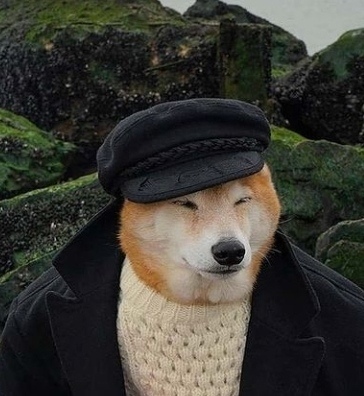
//> input picture Dataset/image-05.jpg, 364 x 396 px
$ ./03-Sharpen   (built with g++ and OpenCV 4)
//> lines starting //> are read from the running program, lines starting //| are printed output that depends on the picture
/*!
 * @brief Sharpening Image
 * @author Sagar Sutar
 * @link https://docs.opencv.org/3.4/d7/d37/tutorial_mat_mask_operations.html
 *
 * Image Sharpening done in two ways
 * - Using Sharpening formula on each pixel
 * - Using a Kernel over the images
 */

#include <opencv2/core.hpp>
#include <opencv2/highgui.hpp>
#include <opencv2/imgproc.hpp>
#include <iostream>

void Sharpen(const cv::Mat &img, cv::Mat &result);

int main()
{
    std::string imgPath("../Dataset/image-05.jpg");
    cv::Mat img, dst0, dst1;
    img = cv::imread(imgPath, cv::ImreadModes::IMREAD_COLOR);
//> img is the input picture: 396 rows x 364 cols, CV_8UC3; mean B, G, R 52.8, 59.6, 60.7

    if (img.empty())
    {
        std::cout << "Failed to open image. Try another one. " << std::endl;
        return -1;
    }
    cv::imshow("Orignal Image", img);

    Sharpen(img, dst0);
//> after the loop in Sharpen, `for (int i = 1; i < img.rows - 1; ++i)`:
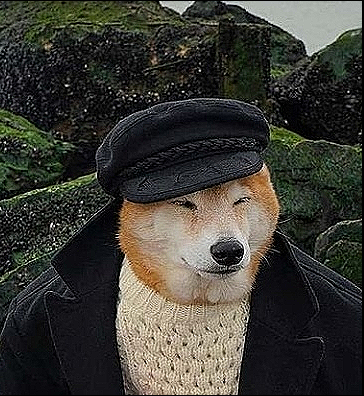
//> result: 396 rows x 364 cols, CV_8UC3; mean B, G, R 53.9, 60.4, 61.6
    cv::imshow("Sharpened Image with custom function", dst0);
    cv::waitKey();

    // Sharpening Image with a simple Kernel
    cv::Matx<char, 3, 3> kernel(0, -1, 0, -1, 5, -1, 0, -1, 0);
    cv::filter2D(img, dst1, img.depth(), kernel);
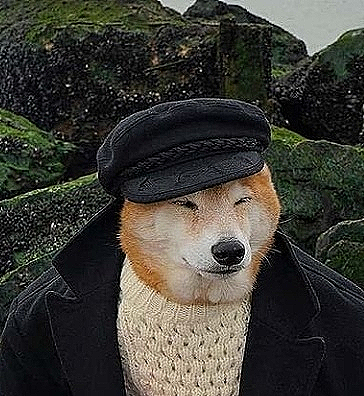
//> dst1: 396 rows x 364 cols, CV_8UC3; mean B, G, R 54.5, 61.1, 62.2
    cv::imshow("Sharpened Image with cv::filter2d function", dst1);
    cv::waitKey();

    return 0;
}

// Sharpening Image with a predefined formula
void Sharpen(const cv::Mat &img, cv::Mat &result)
{
    CV_Assert(img.depth() == CV_8U);

    const int nChannels = img.channels();
    result.create(img.size(), img.type());
    for (int i = 1; i < img.rows - 1; ++i)
    {
        // Going through individual row. Pointers to start of each row.
        const uchar *previous = img.ptr<uchar>(i - 1);
        const uchar *current = img.ptr<uchar>(i);
        const uchar *next = img.ptr<uchar>(i + 1);

        uchar *output = result.ptr<uchar>(i);

        for (int j = nChannels; j < nChannels * (img.cols - 1); ++j)
        {
            // Going through individual column, but in "nChannel batches" e.g. in chunk of 3.
            // Refer the doc. to see the formula
            *(output++) = cv::saturate_cast<uchar>(
                5 * current[j] - previous[j] - next[j] - current[j - nChannels] - current[j + nChannels]);
        }
    }
}

$ run again, with Dataset/image-01.jpg copied over Dataset/image-05.jpg
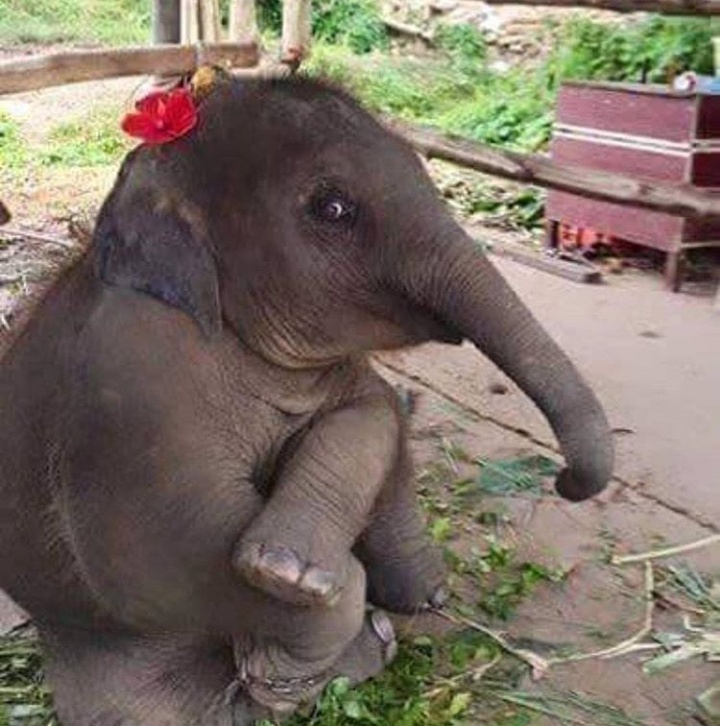
//> input picture Dataset/image-01.jpg, 720 x 726 px
//> img is the input picture: 726 rows x 720 cols, CV_8UC3; mean B, G, R 101, 111.9, 123.8
//> after the loop in Sharpen, `for (int i = 1; i < img.rows - 1; ++i)`:
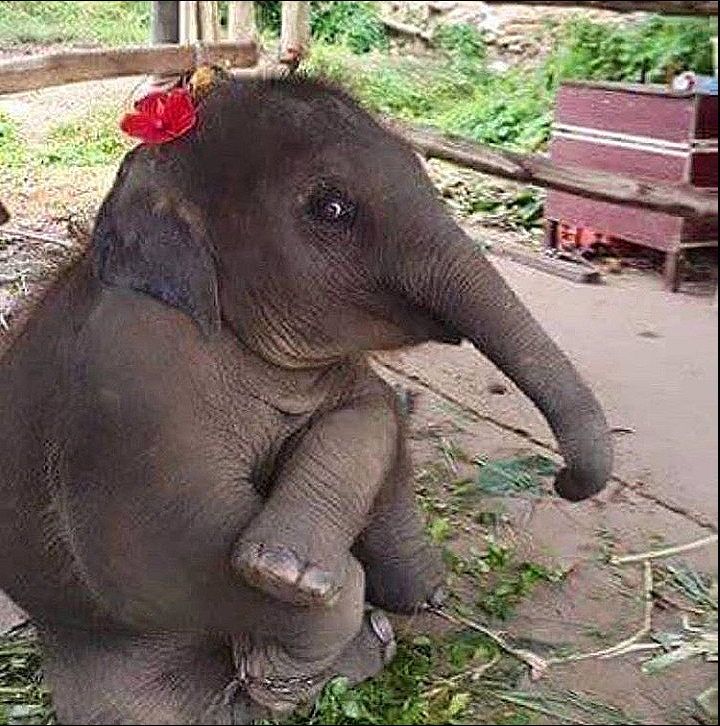
//> result: 726 rows x 720 cols, CV_8UC3; mean B, G, R 100.5, 111.1, 122.9

$ run again, with Dataset/image-02.jpg copied over Dataset/image-05.jpg
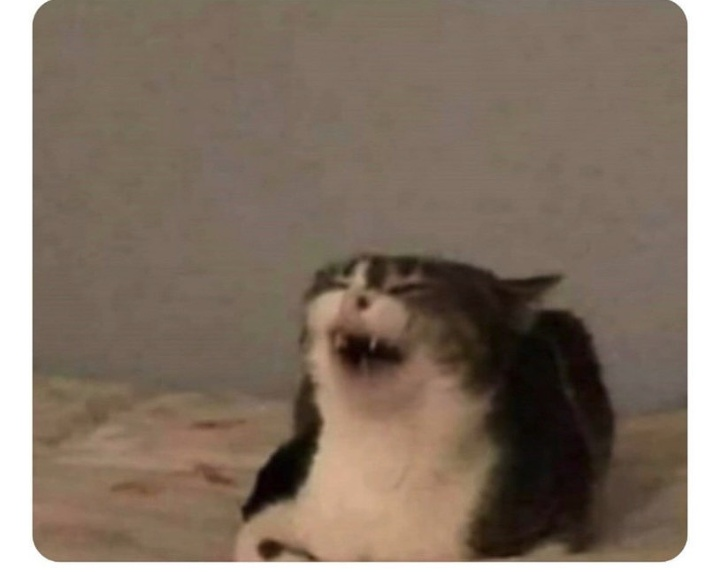
//> input picture Dataset/image-02.jpg, 720 x 572 px
//> img is the input picture: 572 rows x 720 cols, CV_8UC3; mean B, G, R 102.1, 115.8, 131.2
//> after the loop in Sharpen, `for (int i = 1; i < img.rows - 1; ++i)`:
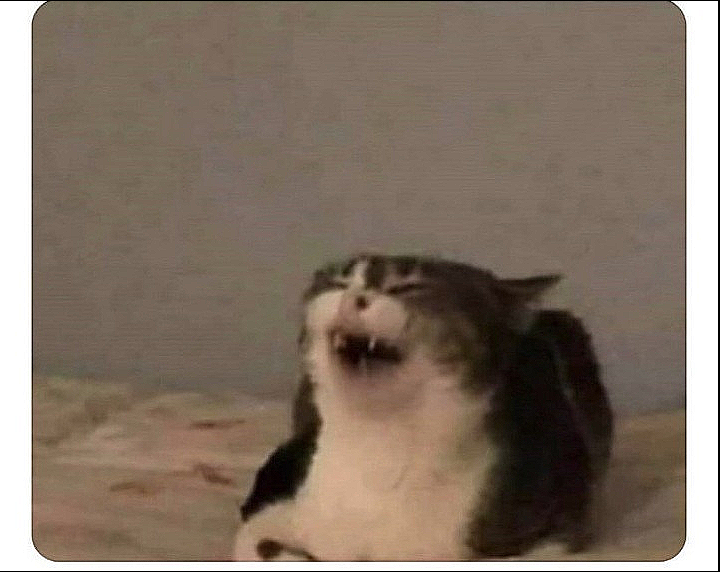
//> result: 572 rows x 720 cols, CV_8UC3; mean B, G, R 100.5, 114.2, 129.5
